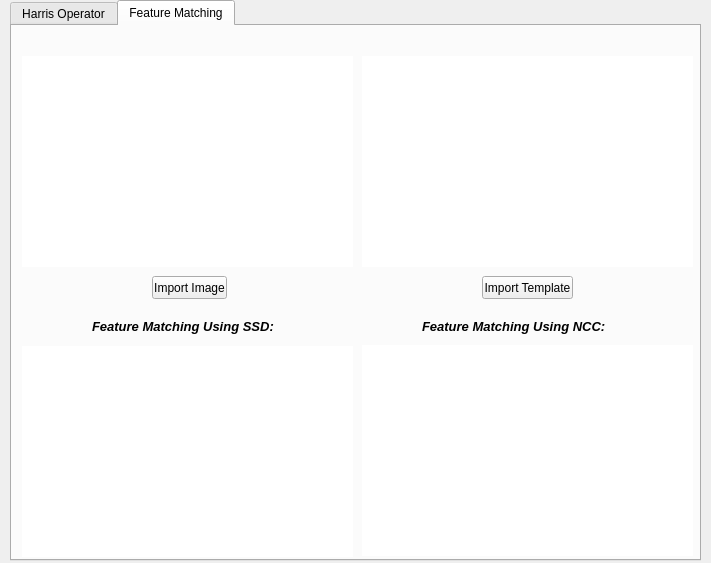
<?xml version="1.0" encoding="UTF-8"?>
<ui version="4.0">
 <class>MainWindow</class>
 <widget class="QMainWindow" name="MainWindow">
  <property name="geometry">
   <rect>
    <x>0</x>
    <y>0</y>
    <width>711</width>
    <height>563</height>
   </rect>
  </property>
  <property name="windowTitle">
   <string>MainWindow</string>
  </property>
  <widget class="QWidget" name="centralwidget">
   <widget class="QTabWidget" name="tabWidget">
    <property name="geometry">
     <rect>
      <x>10</x>
      <y>0</y>
      <width>691</width>
      <height>561</height>
     </rect>
    </property>
    <property name="currentIndex">
     <number>1</number>
    </property>
    <widget class="QWidget" name="HarrisTab">
     <attribute name="title">
      <string>Harris Operator</string>
     </attribute>
     <widget class="QPushButton" name="Import_H">
      <property name="geometry">
       <rect>
        <x>130</x>
        <y>500</y>
        <width>75</width>
        <height>23</height>
       </rect>
      </property>
      <property name="text">
       <string>Import Image</string>
      </property>
     </widget>
     <widget class="QPushButton" name="Show_Harris">
      <property name="geometry">
       <rect>
        <x>480</x>
        <y>500</y>
        <width>75</width>
        <height>23</height>
       </rect>
      </property>
      <property name="text">
       <string>Show Harris</string>
      </property>
     </widget>
     <widget class="ImageView" name="Import" native="true">
      <property name="geometry">
       <rect>
        <x>21</x>
        <y>11</y>
        <width>299</width>
        <height>459</height>
       </rect>
      </property>
     </widget>
     <widget class="ImageView" name="Harris" native="true">
      <property name="geometry">
       <rect>
        <x>371</x>
        <y>10</y>
        <width>299</width>
        <height>459</height>
       </rect>
      </property>
     </widget>
    </widget>
    <widget class="QWidget" name="SiftTap">
     <attribute name="title">
      <string>Feature Matching</string>
     </attribute>
     <widget class="QLabel" name="SSD_label">
      <property name="geometry">
       <rect>
        <x>80</x>
        <y>290</y>
        <width>231</width>
        <height>21</height>
       </rect>
      </property>
      <property name="font">
       <font>
        <family>Arial</family>
        <pointsize>10</pointsize>
        <weight>75</weight>
        <italic>true</italic>
        <bold>true</bold>
        <strikeout>false</strikeout>
        <kerning>true</kerning>
       </font>
      </property>
      <property name="text">
       <string>Feature Matching Using SSD:</string>
      </property>
     </widget>
     <widget class="ImageView" name="img" native="true">
      <property name="geometry">
       <rect>
        <x>10</x>
        <y>30</y>
        <width>331</width>
        <height>211</height>
       </rect>
      </property>
      <property name="autoFillBackground">
       <bool>false</bool>
      </property>
      <property name="styleSheet">
       <string notr="true">background-color:rgb(255, 255, 255)</string>
      </property>
     </widget>
     <widget class="ImageView" name="SSD" native="true">
      <property name="geometry">
       <rect>
        <x>10</x>
        <y>320</y>
        <width>331</width>
        <height>211</height>
       </rect>
      </property>
      <property name="autoFillBackground">
       <bool>false</bool>
      </property>
      <property name="styleSheet">
       <string notr="true">background-color:rgb(255, 255, 255)</string>
      </property>
     </widget>
     <widget class="QLabel" name="NCC_label">
      <property name="geometry">
       <rect>
        <x>410</x>
        <y>290</y>
        <width>211</width>
        <height>21</height>
       </rect>
      </property>
      <property name="font">
       <font>
        <family>Arial</family>
        <pointsize>10</pointsize>
        <weight>75</weight>
        <italic>true</italic>
        <bold>true</bold>
        <strikeout>false</strikeout>
        <kerning>true</kerning>
       </font>
      </property>
      <property name="text">
       <string>Feature Matching Using NCC:</string>
      </property>
     </widget>
     <widget class="QPushButton" name="Feature_import">
      <property name="geometry">
       <rect>
        <x>140</x>
        <y>250</y>
        <width>75</width>
        <height>23</height>
       </rect>
      </property>
      <property name="text">
       <string>Import Image</string>
      </property>
     </widget>
     <widget class="ImageView" name="temp" native="true">
      <property name="geometry">
       <rect>
        <x>350</x>
        <y>30</y>
        <width>331</width>
        <height>211</height>
       </rect>
      </property>
      <property name="styleSheet">
       <string notr="true">background-color:rgb(255, 255, 255)</string>
      </property>
     </widget>
     <widget class="ImageView" name="NCC" native="true">
      <property name="geometry">
       <rect>
        <x>350</x>
        <y>319</y>
        <width>331</width>
        <height>211</height>
       </rect>
      </property>
      <property name="styleSheet">
       <string notr="true">background-color:rgb(255, 255, 255)</string>
      </property>
     </widget>
     <widget class="QPushButton" name="Template_Import">
      <property name="geometry">
       <rect>
        <x>470</x>
        <y>250</y>
        <width>91</width>
        <height>23</height>
       </rect>
      </property>
      <property name="text">
       <string>Import Template</string>
      </property>
     </widget>
    </widget>
   </widget>
  </widget>
 </widget>
 <customwidgets>
  <customwidget>
   <class>ImageView</class>
   <extends>QWidget</extends>
   <header location="global">pyqtgraph.h</header>
   <container>1</container>
  </customwidget>
 </customwidgets>
 <resources/>
 <connections/>
</ui>
